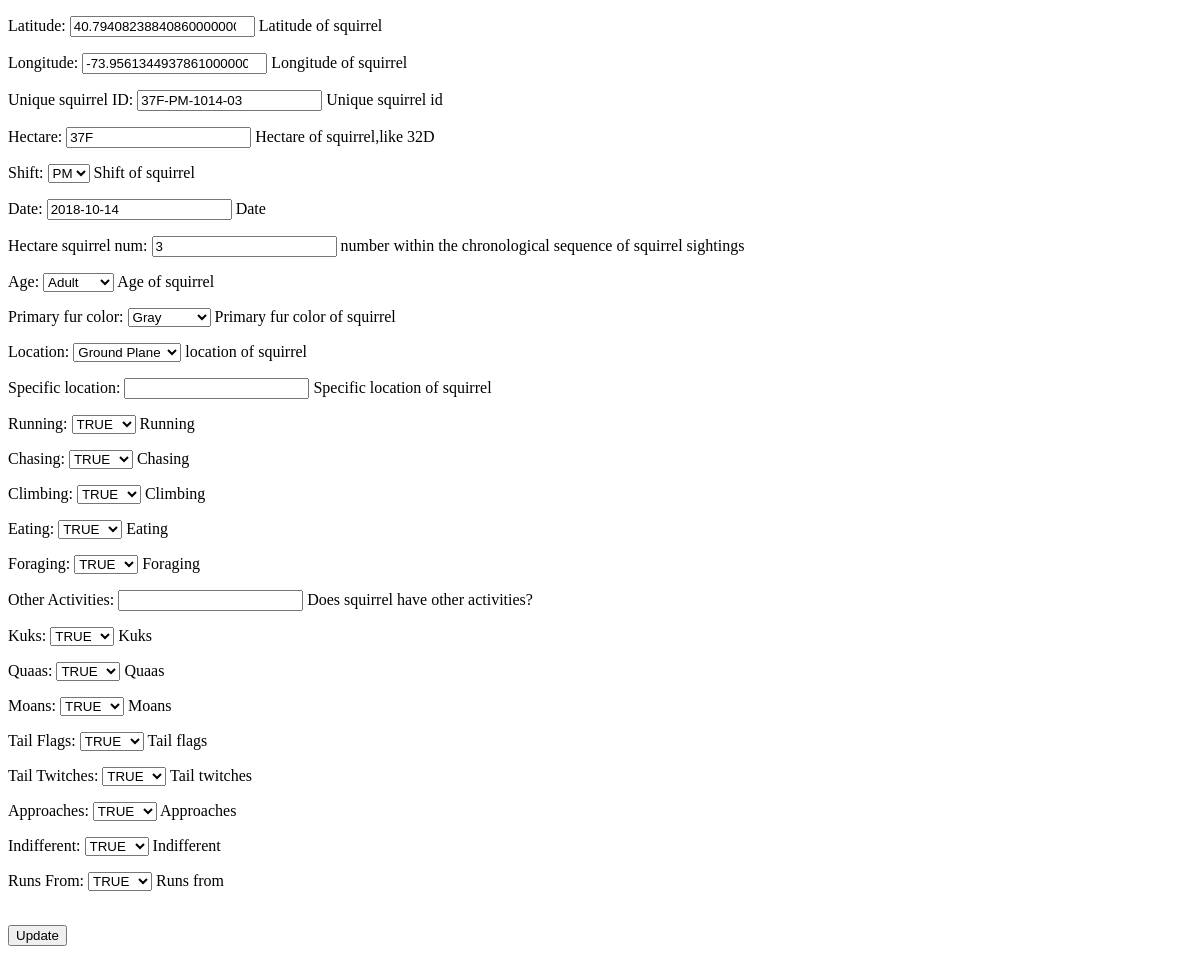
The app's page /sightings/37F-PM-1014-03/, older data.
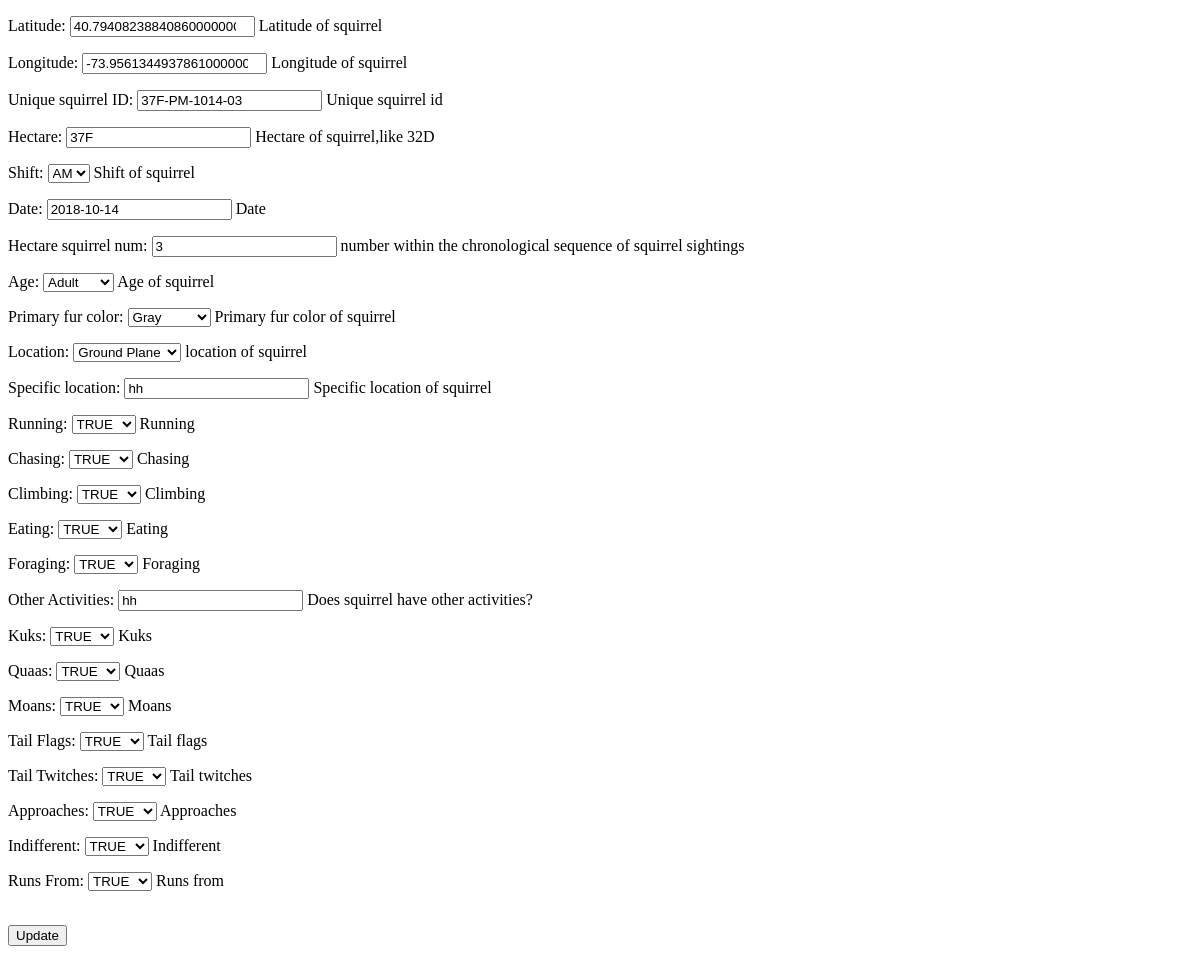
The same page, newer data.
### sightings/models.py (models this page shows, shortened)
class Squirrel(models.Model):
    Latitude= models.DecimalField(
            help_text=_("Latitude of squirrel"),
            max_digits=30,
            decimal_places=20,
            )
    Longitude = models.DecimalField(
            help_text=_("Longitude of squirrel"),
            max_digits=30,
            decimal_places=20,
            )
    Unique_squirrel_ID = models.CharField(
            help_text=_("Unique squirrel id"),
            max_length=50,
            primary_key=True,
            )
    Hectare = models.CharField(
            help_text=_("Hectare of squirrel,like 32D"),
            max_length=10,
            )
    AM = 'AM'
    PM = 'PM'
    SHIFT_CHOICES = (
            (AM,'AM'),
            (PM,'PM'),
            )
    Shift = models.CharField(
            help_text=_("Shift of squirrel"),
            choices=SHIFT_CHOICES,
            max_length=15,
            default=AM,
            )
    Date = models.DateField(
             help_text=_('Date'),
             null=True,
             )
    Hectare_squirrel_num = models.SmallIntegerField(
            help_text=_("number within the chronological sequence of squirrel sightings"),
            )
    Adult = 'Adult'
    Juvenile = 'Juvenile'
    AGE_CHOICES = (
            (Adult,'Adult'),
            (Juvenile,'Juvenile'),
            )
    Age = models.CharField(
            help_text=_("Age of squirrel"),
            choices=AGE_CHOICES,
            max_length=15,
            default=False,
            )
    Gray = 'Gray'
    Black = 'Black'
    Cinnamon = 'Cinnamon'
    PRIMARYFURCOLOR_CHOICES = (
            (Gray,'Gray'),
            (Black,'Black'),
            (Cinnamon,'Cinnamon'),
            )
    Primary_fur_color = models.CharField(
            help_text=_("Primary fur color of squirrel"),
            choices=PRIMARYFURCOLOR_CHOICES,
            max_length=20,
            default=False,
            )
    GroundPlane = 'Ground Plane'
    AboveGround = 'Above Ground'
    LOCATION_CHOICES = (
            (GroundPlane,'Ground Plane'),
            (AboveGround,'Above Ground'),
            )
    Location = models.CharField(
            help_text=_("location of squirrel"),
            choices=LOCATION_CHOICES,
            max_length=20,
            default=False,
            )
    Specific_location = models.CharField(
            help_text=_("Specific location of squirrel"),
            max_length=100,
            default=False,
            )
    TRUE='TRUE'
    FALSE='FALSE'
    Running = models.CharField(help_text=_('Running'),
            choices=((TRUE,'TRUE'),(FALSE,'FALSE')),default=FALSE,max_length=5,null=True)
    Chasing = models.CharField(help_text=_('Chasing'),
            choices=((TRUE,'TRUE'),(FALSE,'FALSE')),default=FALSE,max_length=5,null=True)
    Climbing = models.CharField(help_text=_('Climbing'),
            choices=((TRUE,'TRUE'),(FALSE,'FALSE')),default=FALSE,max_length=5,null=True)
    Eating = models.CharField(help_text=_('Eating'),
            choices=((TRUE,'TRUE'),(FALSE,'FALSE')),default=FALSE,max_length=5,null=True)
    Foraging = models.CharField(help_text=_('Foraging'),
            choices=((TRUE,'TRUE'),(FALSE,'FALSE')),default=FALSE,max_length=5,null=True)
    Other_Activities = models.CharField(
            help_text=_("Does squirrel have other activities?"),
            max_length=100,
            null=True,
            blank=True,
            )
    Kuks = models.CharField(help_text=_('Kuks'),
            choices=((TRUE,'TRUE'),(FALSE,'FALSE')),default=FALSE,max_length=5,null=True)
    Quaas = models.CharField(help_text=_('Quaas'),
            choices=((TRUE,'TRUE'),(FALSE,'FALSE')),default=FALSE,max_length=5,null=True)
    Moans = models.CharField(help_text=_('Moans'),
            choices=((TRUE,'TRUE'),(FALSE,'FALSE')),default=FALSE,max_length=5,null=True)
    Tail_Flags = models.CharField(help_text=_('Tail flags'),
            choices=((TRUE,'TRUE'),(FALSE,'FALSE')),default=FALSE,max_length=5,null=True)
    Tail_Twitches = models.CharField(help_text=_('Tail twitches'),
            choices=((TRUE,'TRUE'),(FALSE,'FALSE')),default=FALSE,max_length=5,null=True)
    Approaches = models.CharField(help_text=_('Approaches'),
            choices=((TRUE,'TRUE'),(FALSE,'FALSE')),default=FALSE,max_length=5,null=True)
    Indifferent = models.CharField(help_text=_('Indifferent'),
            choices=((TRUE,'TRUE'),(FALSE,'FALSE')),default=FALSE,max_length=5,null=True)
    Runs_From = models.CharField(help_text=_('Runs from'),
            choices=((TRUE,'TRUE'),(FALSE,'FALSE')),default=FALSE,max_length=5,null=True)

### sightings/views.py (the view)
# urls.py: path("<unique_id>/", views.edit_sighting),
def edit_sighting(request, unique_id):
    sighting = Squirrel.objects.get(Unique_squirrel_ID=unique_id)
    if request.method == 'POST':
        form = SightingForm(request.POST, instance=sighting)
        if form.is_valid():
            form.save()
            return redirect(f'/sightings/')
    else:
        form = SightingForm(instance=sighting)
    context = {
            'form': form,
    }
    return render(request, 'sightings/edit.html', context)

### sightings/forms.py
class SightingForm(ModelForm):
    class Meta:
        model = Squirrel
        fields = '__all__'

### sightings/templates/sightings/edit.html (shortened to what this page needs)
<!doctype html>
<html>
  <body>
    <form method="post">
      {{ form.as_p }}
      <br>
      <input type="submit" name="Submit" value="Update">
    </form>
  </body>
</html>

Row changes from the older to the newer data that the page shows:
changed Squirrel "37F-PM-1014-03": Shift "PM" → "AM"; Specific_location (not shown) → "hh"; Other_Activities (not shown) → "hh"
